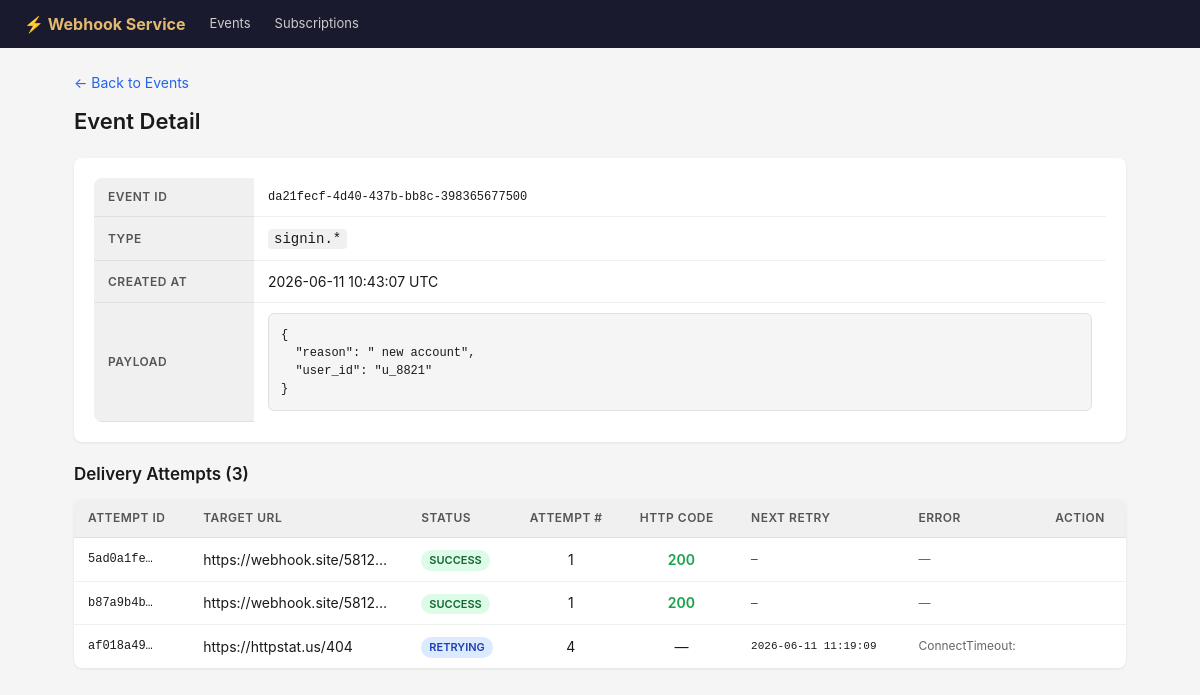
Screenshot of /dashboard/events/da21fecf-4d40-437b-bb8c-398365677500 with the database file from the repository.
### tables this page shows
CREATE TABLE events (
                id          TEXT PRIMARY KEY,
                event_type  TEXT NOT NULL,
                payload     TEXT NOT NULL,  -- stored as JSON string
                created_at  TEXT NOT NULL
            );

CREATE TABLE delivery_attempts (
                id              TEXT PRIMARY KEY,
                event_id        TEXT NOT NULL REFERENCES events(id),
                subscription_id TEXT NOT NULL REFERENCES subscriptions(id),
                status          TEXT NOT NULL DEFAULT 'pending',
                -- status values: pending | success | failed | retrying
                attempt_number  INTEGER NOT NULL DEFAULT 1,
                next_retry_at   TEXT,       -- ISO datetime, NULL if done
                response_code   INTEGER,    -- HTTP status from subscriber
                response_body   TEXT,       -- first 500 chars of subscriber response
                error_message   TEXT,       -- network/timeout error if any
                created_at      TEXT NOT NULL,
                updated_at      TEXT NOT NULL
            );

CREATE TABLE subscriptions (
                id          TEXT PRIMARY KEY,
                target_url  TEXT NOT NULL,
                event_filter TEXT NOT NULL DEFAULT '*',
                secret      TEXT,           -- nullable; used for HMAC signing
                created_at  TEXT NOT NULL,
                is_active   INTEGER NOT NULL DEFAULT 1
            );

### app/main.py (the view)
@app.get("/dashboard/events/{event_id}", response_class=HTMLResponse)
def event_detail(request: Request, event_id: str):
    event = db.get_event_with_attempts(event_id)
    if not event:
        raise HTTPException(status_code=404, detail="Event not found")
    return templates.TemplateResponse(
        "event_detail.html",
        {"request": request, "event": event},
    )

### app/templates/event_detail.html (shortened to what this page needs)
{% extends "base.html" %}
{% block content %}
<p style="margin-bottom: 12px;"><a href="/dashboard">← Back to Events</a></p>
<h1>Event Detail</h1>
<div class="card">
    <table style="box-shadow: none;">
        <tr>
            <th style="width: 160px;">Event ID</th>
            <td class="mono">{{ event.id }}</td>
        </tr>
        <tr>
            <th>Type</th>
            <td><code style="background:#f0f0f0; padding:2px 6px; border-radius:4px;">{{ event.event_type }}</code></td>
        </tr>
        <tr>
            <th>Created At</th>
            <td>{{ event.created_at[:19].replace("T", " ") }} UTC</td>
        </tr>
        <tr>
            <th>Payload</th>
            <td><pre>{{ event.payload | tojson(indent=2) }}</pre></td>
        </tr>
    </table>
</div>
<h2>Delivery Attempts ({{ event.attempts|length }})</h2>
{% if event.attempts %}
<table>
    <thead>
        <tr>
            <th>Attempt ID</th>
            <th>Target URL</th>
            <th>Status</th>
            <th>Attempt #</th>
            <th>HTTP Code</th>
            <th>Next Retry</th>
            <th>Error</th>
            <th>Action</th>
        </tr>
    </thead>
    <tbody>
        {% for attempt in event.attempts %}
        <tr>
            <td class="mono">{{ attempt.id[:8] }}…</td>
            <td style="max-width: 200px; overflow: hidden; text-overflow: ellipsis; white-space: nowrap;">
                <span title="{{ attempt.target_url }}">{{ attempt.target_url }}</span>
            </td>
            <td>
                <span class="badge
                    {% if attempt.status == 'success' %}badge-success
                    {% elif attempt.status == 'failed' %}badge-failed
                    {% elif attempt.status == 'retrying' %}badge-retrying
                    {% else %}badge-pending{% endif %}">
                    {{ attempt.status }}
                </span>
            </td>
            <td style="text-align: center;">{{ attempt.attempt_number }}</td>
            <td style="text-align: center;">
                {% if attempt.response_code %}
                    <span style="font-weight: 600; color:
                        {% if attempt.response_code < 300 %}#16a34a
                        {%elif attempt.response_code < 500 %}#92400e
                        {%else %}#991b1b{% endif %}">
                        {{ attempt.response_code }}
                    </span>
                {% else %}—{% endif %}
            </td>
            <td class="mono" style="font-size: 11px;">
                {% if attempt.next_retry_at %}
                    {{ attempt.next_retry_at[:19].replace("T", " ") }}
                {% else %}—{% endif %}
            </td>
            <td style="max-width: 180px; font-size: 12px; color: #666;">
                {{ attempt.error_message or "—" }}
            </td>
            <td>
            </td>
        </tr>
        {% endfor %}
    </tbody>
</table>
{% else %}
<div class="card">
    <p class="empty">No delivery attempts yet — the worker will pick this up shortly.</p>
</div>
{% endif %}
{% endblock %}

### app/templates/base.html (style rules this page uses)
* { box-sizing: border-box; margin: 0; padding: 0; }
body { font-family: -apple-system, BlinkMacSystemFont, "Segoe UI", Roboto, sans-serif; background: #f5f5f5; color: #1a1a1a; font-size: 14px; line-height: 1.5; }
h1 { font-size: 22px; font-weight: 600; margin-bottom: 20px; }
h2 { font-size: 17px; font-weight: 600; margin-bottom: 12px; }
table { width: 100%; border-collapse: collapse; background: white; border-radius: 8px; overflow: hidden; box-shadow: 0 1px 3px rgba(0,0,0,0.08); }
th { background: #f0f0f0; padding: 10px 14px; text-align: left; font-weight: 600; font-size: 12px; text-transform: uppercase; letter-spacing: 0.5px; color: #555; border-bottom: 1px solid #e0e0e0; }
td { padding: 10px 14px; border-bottom: 1px solid #f0f0f0; vertical-align: middle; }
tr:last-child td { border-bottom: none; }
a { color: #2563eb; text-decoration: none; }
.badge { display: inline-block; padding: 2px 8px; border-radius: 12px; font-size: 11px; font-weight: 600; text-transform: uppercase; }
.badge-success { background: #dcfce7; color: #166534; }
.badge-retrying { background: #dbeafe; color: #1e40af; }
.card { background: white; border-radius: 8px; padding: 20px; box-shadow: 0 1px 3px rgba(0,0,0,0.08); margin-bottom: 20px; }
.mono { font-family: "SFMono-Regular", Consolas, monospace; font-size: 12px; }
pre { background: #f5f5f5; border: 1px solid #e0e0e0; border-radius: 6px; padding: 12px; overflow-x: auto; font-size: 12px; }

### rows the page displays
events: id "da21fecf-4d40-437b-bb8c-398365677500", event_type "signin.*", created_at "2026-06-11 10:43:07"
delivery_attempts: id "5ad0a1fe", target_url "https://webhook.site/5812…", status "SUCCESS", attempt_number "1", response_code "200", error_message "—"
delivery_attempts: id "b87a9b4b", target_url "https://webhook.site/5812…", status "SUCCESS", attempt_number "1", response_code "200", error_message "—"
delivery_attempts: id "af018a49", target_url "https://httpstat.us/404", status "RETRYING", attempt_number "4", next_retry_at "2026-06-11 11:19:09", error_message "ConnectTimeout:"

### other values shown
{{ event.payload | tojson(indent=2) }} "{ \"reason\": \" new account\", \"user_id\": \"u_8821\" }"
{{ event.attempts|length }} "3"
